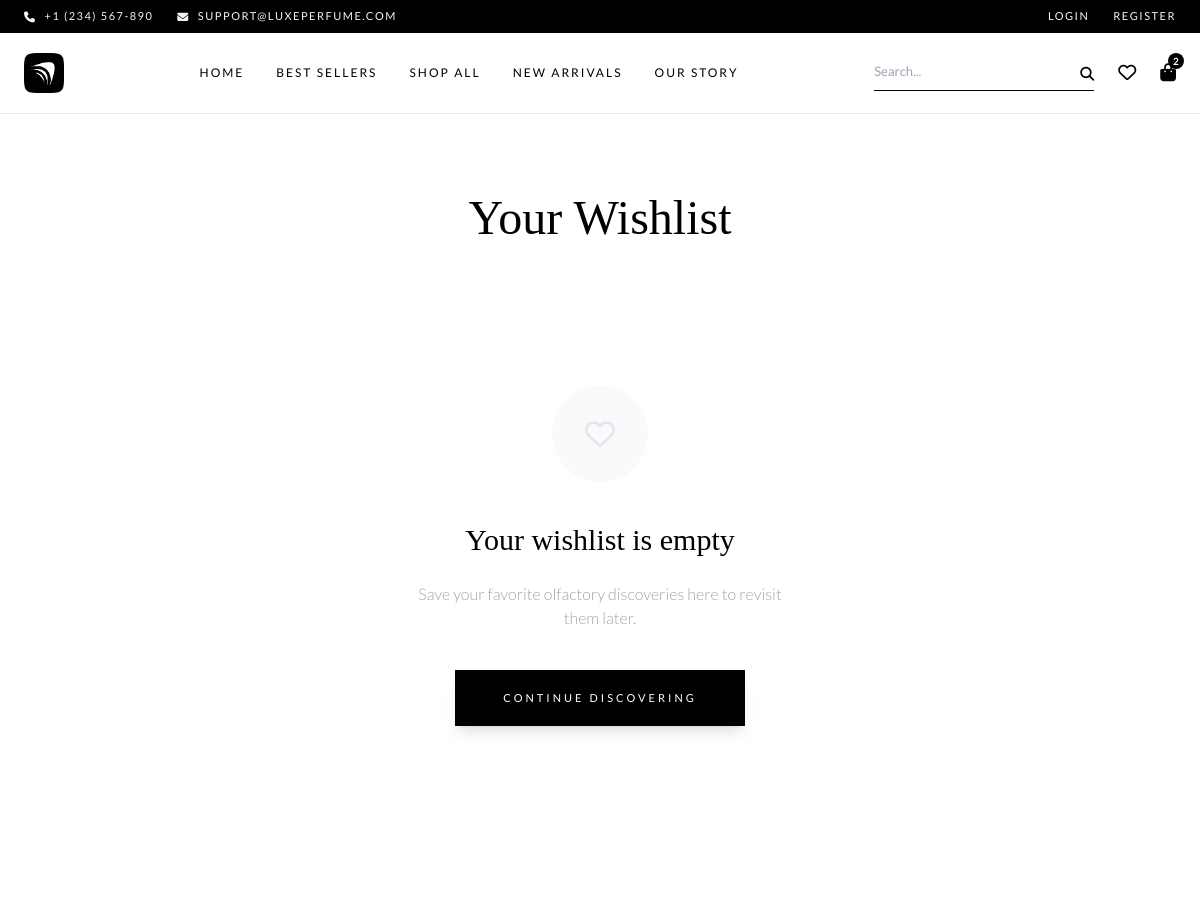
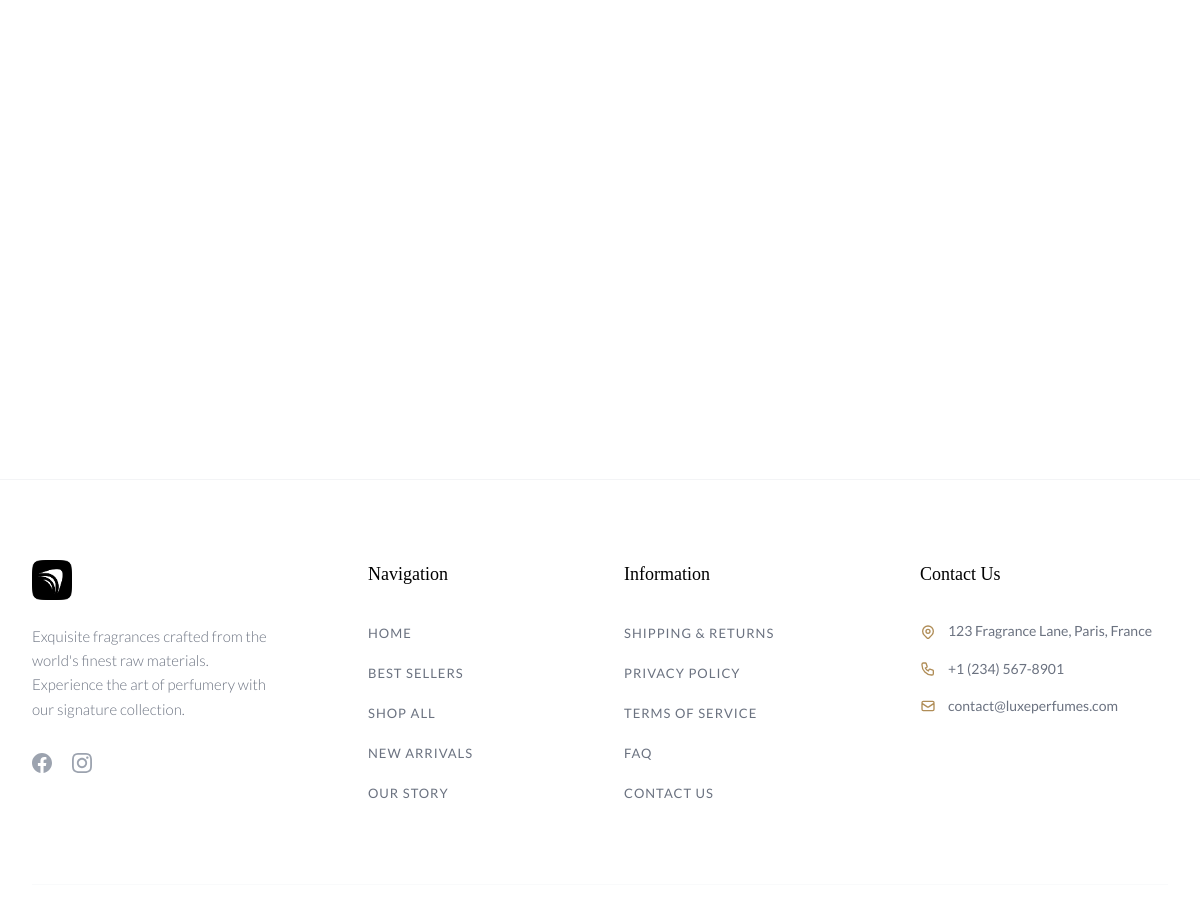
The app's page /wishlist/ with its own data (2 pictures, top to bottom).
### main/models/site_settings.py (models this page shows, shortened)
class PlatformSettings(models.Model):
    logo = models.ImageField(upload_to='site_settings/logo/')
    favicon = models.ImageField(upload_to='site_settings/favicon/')
    title = models.CharField(max_length=255)
    description = models.TextField()
    keywords = models.CharField(max_length=255)
    address = models.CharField(max_length=255)
    phone = models.CharField(max_length=255)
    whatsapp = models.CharField(max_length=255)
    email = models.EmailField()
    facebook = models.URLField()
    twitter = models.URLField()
    instagram = models.URLField()
    linkedin = models.URLField()
    youtube = models.URLField()
    class Meta:
        verbose_name = 'Platform Settings'
        verbose_name_plural = 'Platform Settings'

class NavLinks(models.Model):
    title = models.CharField(max_length=255)
    link = models.CharField(max_length=255)
    display_order = models.PositiveIntegerField(default=0)
    is_active = models.BooleanField(default=True)
    class Meta:
        ordering = ['display_order']

class FooterLinks(models.Model):
    title = models.CharField(max_length=255)
    link = models.CharField(max_length=255)
    display_order = models.PositiveIntegerField(default=0)
    is_active = models.BooleanField(default=True)
    class Meta:
        ordering = ['display_order']

### wishlist/views.py (the view)
# urls.py: path('', views.wishlist_detail, name='wishlist_detail'),
def wishlist_detail(request):
    wishlist = get_wishlist(request)
    return render(request, 'wishlist/wishlist.html', {'wishlist': wishlist})

### templates/wishlist/wishlist.html (shortened to what this page needs)
{% extends 'base.html' %}
{% block content %}
<section class="py-20 bg-white min-h-[70vh]">
    <div class="max-w-[1400px] mx-auto px-4 sm:px-6 lg:px-8">
        <h1 class="font-serif text-4xl md:text-5xl text-theme_primary mb-16 text-center">Your Wishlist</h1>
        {% if wishlist.items.exists %}
        <div class="grid grid-cols-1 md:grid-cols-2 lg:grid-cols-3 xl:grid-cols-4 gap-10" id="wishlistContainer">
            {% for item in wishlist.items.all %}
            <div class="wishlist-item-row group animate-in fade-in slide-in-from-bottom-5 duration-700" data-item-id="{{ item.id }}">
                <div class="relative aspect-[3/4] bg-gray-100 overflow-hidden mb-6">
                    <a href="{% url 'products:detail' item.product.slug %}" class="block w-full h-full">
                        {% if item.product.get_main_image %}
                            <img src="{{ item.product.get_main_image.file.url }}" alt="{{ item.product.name }}" class="w-full h-full object-cover transition-transform duration-700 group-hover:scale-105">
                        {% else %}
                            <img src="https://images.unsplash.com/photo-1541643600914-78b084683601?w=600" class="w-full h-full object-cover">
                        {% endif %}
                    </a>
                    <form action="{% url 'wishlist:toggle_wishlist' item.product.id %}" method="post" class="absolute top-4 right-4 z-10 remove-wishlist-from-page-form">
                        {% csrf_token %}
                        <button type="submit" class="w-10 h-10 bg-white rounded-full flex items-center justify-center text-gray-400 hover:text-red-500 shadow-md transition-all duration-300">
                            <i class="fas fa-times text-sm"></i>
                        </button>
                    </form>
                    <div class="absolute bottom-0 left-0 w-full translate-y-full transition-transform duration-500 cubic-bezier(0.16, 1, 0.3, 1) group-hover:translate-y-0 z-20">
                        <form action="{% url 'cart:add_to_cart' item.product.id %}" method="post" data-ajax-cart>
                            {% csrf_token %}
                            <input type="hidden" name="quantity" value="1">
                            {% if item.size %}
                                <input type="hidden" name="size" value="{{ item.size.id }}">
                            {% endif %}
                            <button type="submit" class="w-full py-4 bg-black text-white text-[10px] tracking-[2px] uppercase font-medium hover:bg-theme_accent transition-colors">
                                Add to Cart
                            </button>
                        </form>
                    </div>
                </div>
                <div class="text-center sm:text-left">
                    <span class="block text-[10px] tracking-[2px] uppercase text-theme_primary/50 mb-1">{{ item.product.category }}</span>
                    <h3 class="font-serif text-xl text-theme_primary mb-2">
                        <a href="{% url 'products:detail' item.product.slug %}" class="hover:text-theme_accent transition-colors">{{ item.product.name }}</a>
                    </h3>
                    <div class="text-theme_primary font-serif">
                        {% if item.product.sale_price %}
                            <span>${{ item.product.sale_price }}</span>
                            <span class="text-sm text-gray-300 line-through ml-2.5">${{ item.product.base_price }}</span>
                        {% else %}
                            <span>${{ item.product.base_price }}</span>
                        {% endif %}
                    </div>
                </div>
            </div>
            {% endfor %}
        </div>
        {% else %}
        <div class="text-center py-20">
            <div class="w-24 h-24 bg-gray-50 rounded-full flex items-center justify-center mx-auto mb-10">
                <i class="far fa-heart text-gray-200 text-3xl"></i>
            </div>
            <h2 class="font-serif text-3xl text-theme_primary mb-6">Your wishlist is empty</h2>
            <p class="text-gray-400 font-light mb-10 max-w-sm mx-auto">Save your favorite olfactory discoveries here to revisit them later.</p>
            <a href="{% url 'products:search' %}" class="inline-block bg-theme_primary text-white text-[11px] tracking-[3px] uppercase py-5 px-12 hover:bg-black transition-all duration-500 shadow-lg shadow-theme_primary/10">
                Continue Discovering
            </a>
        </div>
        {% endif %}
    </div>
</section>
{% endblock %}

### templates/partials/navbar.html (shortened to what this page needs)
<div class="hidden md:block bg-black text-white py-2 text-[11px] tracking-[1.5px] uppercase">
    <div class="max-w-[1400px] mx-auto px-6 flex justify-between items-center">
        <div class="flex gap-6">
            <a href="tel:+1234567890" class="flex items-center gap-2 text-[#f5f5f5] hover:text-theme_accent transition-colors duration-150">
                <i class="fas fa-phone"></i>
                <span>+1 (234) 567-890</span>
            </a>
            <a href="mailto:support@luxeperfume.com" class="flex items-center gap-2 text-[#f5f5f5] hover:text-theme_accent transition-colors duration-150">
                <i class="fas fa-envelope"></i>
                <span>support@luxeperfume.com</span>
            </a>
        </div>
        <div class="flex gap-6">
            {% if user.is_authenticated %}
            <a href="" class="text-[#f5f5f5] hover:text-theme_accent transition-colors duration-150">
                <span>{{ user.first_name|default:user.email }}</span>
            </a>
            <a href="" class="text-[#f5f5f5] hover:text-theme_accent transition-colors duration-150">
                <span>Logout</span>
            </a>
            {% else %}
            <a href="" class="text-[#f5f5f5] hover:text-theme_accent transition-colors duration-150">
                <span>Login</span>
            </a>
            <a href="" class="text-[#f5f5f5] hover:text-theme_accent transition-colors duration-150">
                <span>Register</span>
            </a>
            {% endif %}
        </div>
    </div>
</div>
<header class="sticky top-0 z-[1000] bg-white/98 bg-white border-b border-[#eaeaea]">
    <div class="max-w-[1400px] mx-auto px-6">
        <div class="flex justify-between items-center py-5">
            <a href="/" class="font-serif text-[28px] font-semibold text-black tracking-[3px] uppercase whitespace-nowrap flex items-center">
                {% if platform_settings.logo %}
                <img class="h-8 md:h-10 w-auto object-contain" src="{{ platform_settings.logo.url }}" alt="Site Logo">
                {% else %}
                {{ platform_settings.title|default:"LUXE" }}<span class="text-[#777777] font-normal">PERFUME</span>
                {% endif %}
            </a>
            <nav class="hidden lg:flex gap-8">
                {% if nav_links %}
                    {% for link in nav_links %}
                    <a href="{{ link.link }}" class="text-[12px] font-normal uppercase tracking-[2px] text-black relative py-2 after:content-[''] after:absolute after:bottom-0 after:left-0 after:w-0 after:h-[1px] after:bg-black after:transition-all hover:after:w-full hover:text-theme_accent">
                        {{ link.title }}
                    </a>
                    {% endfor %}
                {% endif %}
            </nav>
            <div class="flex items-center gap-6">
                <form action="{% url 'products:search' %}" method="GET" class="hidden lg:block relative w-[220px]">
                    <input type="text" name="q" class="w-full py-2 pr-[30px] border-b border-black text-[13px] bg-transparent focus:outline-none focus:border-theme_accent transition-colors" placeholder="Search..." id="searchInput" value="{{ query|default:'' }}">
                    <button type="submit" class="absolute right-0 top-1/2 -translate-y-1/2 text-[14px] text-black hover:text-theme_accent transition-colors">
                        <i class="fas fa-search"></i>
                    </button>
                </form>
                <a href="{% url 'wishlist:wishlist_detail' %}" class="text-[18px] text-black hover:text-theme_accent transition-colors duration-150">
                    <i class="far fa-heart"></i>
                </a>
                <a href="{% url 'cart:cart_detail' %}" class="relative text-[18px] text-black hover:text-theme_accent transition-colors duration-150">
                    <i class="fas fa-shopping-bag"></i>
                    {% if cart_count > 0 %}
                    <span class="cart-count-badge absolute -top-1.5 -right-2 bg-black text-white text-[10px] font-semibold w-4 h-4 rounded-full flex items-center justify-center">
                        {{ cart_count }}
                    </span>
                    {% endif %}
                </a>
            </div>
        </div>
    </div>
</header>

### templates/partials/footer.html (shortened to what this page needs)
<footer class="bg-white border-t border-gray-100 pt-20 pb-10">
    <div class="max-w-7xl mx-auto px-4 sm:px-6 lg:px-8">
        <div class="grid grid-cols-1 md:grid-cols-2 lg:grid-cols-4 gap-12 mb-20">
            <div class="space-y-6">
                <a href="/" class="block">
                    {% if platform_settings.logo %}
                    <img class="h-8 md:h-10 w-auto object-contain" src="{{ platform_settings.logo.url }}"
                        alt="Site Logo">
                    {% else %}
                    <span class="font-serif text-2xl tracking-widest uppercase text-theme_primary">{{ platform_settings.title|default:"LUXE" }}</span>
                    {% endif %}
                </a>
                <p class="text-[15px] leading-relaxed text-gray-500 font-light">
                    {{ platform_settings.description|default:"Exquisite fragrances crafted from the world's finest raw materials. Experience the art of perfumery." }}
                </p>
                <div class="flex items-center space-x-5 pt-2">
                    {% if platform_settings.facebook %}
                    <a href="{{ platform_settings.facebook }}"
                        class="text-gray-400 hover:text-theme_primary transition-colors duration-300">
                    </a>
                    {% endif %}
                    {% if platform_settings.instagram %}
                    <a href="{{ platform_settings.instagram }}"
                        class="text-gray-400 hover:text-theme_primary transition-colors duration-300">
                    </a>
                    {% endif %}
                </div>
            </div>
            <div class="lg:pl-10">
                <h4 class="font-serif text-lg text-theme_primary mb-8">Navigation</h4>
                <ul class="space-y-4">
                    {% for link in nav_links %}
                    <li><a href="{{ link.link }}" class="text-[13px] tracking-[1px] uppercase text-gray-500 hover:text-theme_primary transition-colors">{{ link.title }}</a></li>
                    {% endfor %}
                </ul>
            </div>
            <div>
                <h4 class="font-serif text-lg text-theme_primary mb-8">Information</h4>
                <ul class="space-y-4">
                    {% for link in footer_links %}
                    <li><a href="{{ link.link }}" class="text-[13px] tracking-[1px] uppercase text-gray-500 hover:text-theme_primary transition-colors">{{ link.title }}</a></li>
                    {% endfor %}
                </ul>
            </div>
            <div>
                <h4 class="font-serif text-lg text-theme_primary mb-8">Contact Us</h4>
                <ul class="space-y-4">
                    <li class="flex items-start space-x-3 text-[14px] text-gray-500 leading-relaxed">
                        <span class="text-theme_accent mt-1">
                        </span>
                        <span>{{ platform_settings.address|default:"123 Perfume Avenue, Paris, France" }}</span>
                    </li>
                    <li class="flex items-center space-x-3 text-[14px] text-gray-500">
                        <span class="text-theme_accent">
                        </span>
                        <span>{{ platform_settings.phone|default:"+1 (234) 567 890" }}</span>
                    </li>
                    <li class="flex items-center space-x-3 text-[14px] text-gray-500">
                        <span class="text-theme_accent">
                            <svg class="w-4 h-4" fill="none" stroke="currentColor" viewBox="0 0 24 24">
                                <path stroke-linecap="round" stroke-linejoin="round" stroke-width="2"
                                    d="M3 8l7.89 5.26a2 2 0 002.22 0L21 8M5 19h14a2 2 0 002-2V7a2 2 0 00-2-2H5a2 2 0 00-2 2v10a2 2 0 002 2z">
                                </path>
                            </svg>
                        </span>
                        <span>{{ platform_settings.email|default:"contact@luxe-perfumes.com" }}</span>
                    </li>
                </ul>
            </div>
        </div>
        <div
            class="pt-10 border-t border-gray-50 flex flex-col md:flex-row justify-between items-center space-y-4 md:space-y-0">
        </div>
    </div>
</footer>

### records on screen
PlatformSettings: logo (picture), description "Exquisite fragrances crafted from the world's finest raw materials. Experience the art of perfumery with our signature collection.", address "123 Fragrance Lane, Paris, France", phone "+1 (234) 567-8901", email "contact@luxeperfumes.com"
NavLinks: title "HOME"
NavLinks: title "BEST SELLERS"
NavLinks: title "SHOP ALL"
NavLinks: title "NEW ARRIVALS"
NavLinks: title "OUR STORY"
FooterLinks: title "SHIPPING & RETURNS"
FooterLinks: title "PRIVACY POLICY"
FooterLinks: title "TERMS OF SERVICE"
FooterLinks: title "FAQ"
FooterLinks: title "CONTACT US"

### other values on screen
{{ cart_count }} "2"
